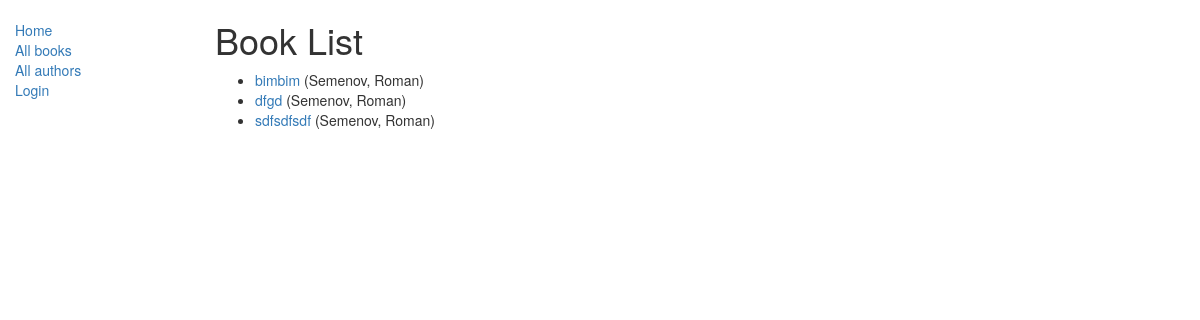
/catalog/books/, run on the app's committed database.
### catalog/models.py (models this page shows, shortened)
class Book(models.Model):
    title = models.CharField(max_length=200)
    author = models.ForeignKey('Author', on_delete=models.SET_NULL, null=True)
    summary = models.TextField(max_length=1000, help_text="Enter a brief description of the book")
    isbn = models.CharField('ISBN',max_length=13, help_text='13 Character <a href="https://www.isbn-international.org/content/what-isbn">ISBN number</a>')
    genre = models.ManyToManyField(Genre, help_text="Select a genre for this book")
    def get_absolute_url(self):
        return reverse('book-detail', args=[str(self.id)])
    def display_genre(self):
        return ', '.join([genre.name for genre in self.genre.all()[:3]])
    display_genre.short_description = 'Genre'

class Author(models.Model):
    first_name = models.CharField(max_length=100)
    last_name = models.CharField(max_length=100)
    date_of_birth = models.DateField(null=True, blank=True)
    date_of_death = models.DateField('Died', null=True, blank=True)
    def __str__(self):
        return '%s, %s' % (self.last_name, self.first_name)

### catalog/views.py (the view)
# urls.py: path('books/', BookListView.as_view(), name='books'),
class BookListView(generic.ListView):
    model = Book
    paginate_by = 10

### catalog/templates/catalog/book_list.html
{% extends "catalog/base_generic.html" %}
{% block content %}
    <h1>Book List</h1>
    {% if book_list %}
    <ul>
      {% for book in book_list %}
      <li>
        <a href="{{ book.get_absolute_url }}">{{ book.title }}</a> ({{book.author}})
      </li>
      {% endfor %}
    </ul>
    {% else %}
      <p>There are no books in the library.</p>
    {% endif %}
{% endblock %}

### data on the page
Book: title "bimbim", author "Semenov, Roman"
Book: title "dfgd", author "Semenov, Roman"
Book: title "sdfsdfsdf", author "Semenov, Roman"
